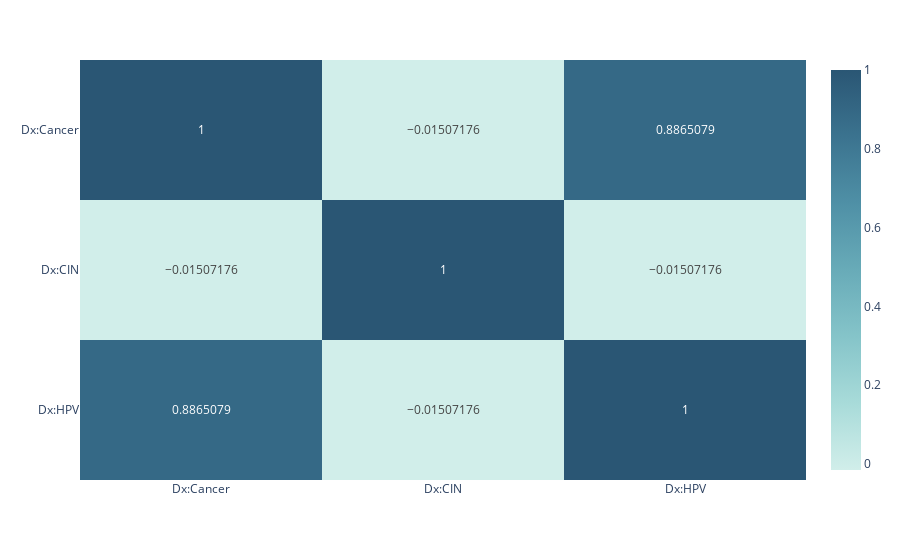

Write notebook code for a chart like this one.
### Markdown cell above
### CORRELATION OF DIAGNOSIS

### Code cell
diagnoses_cols = ['Dx:Cancer',
                  'Dx:CIN',
                  'Dx:HPV']
diagnoses_corr_matrix = cancer_df[diagnoses_cols].corr()
# print(diagnoses_corr_matrix)
diagnoses_heatmap = px.imshow(diagnoses_corr_matrix, aspect="auto", color_continuous_scale="teal", text_auto=True)
diagnoses_heatmap.show()

### Figure 1 — Plotly figure (JSON) as saved in the notebook; plotly's stock layout.template omitted (floating-point values rounded to 4 significant figures)
{"data": [{"coloraxis": "coloraxis", "hovertemplate": "x: %{x}<br>y: %{y}<br>color: %{z}<extra></extra>", "name": "0", "texttemplate": "%{z}", "type": "heatmap", "x": ["Dx:Cancer", "Dx:CIN", "Dx:HPV"], "xaxis": "x", "y": ["Dx:Cancer", "Dx:CIN", "Dx:HPV"], "yaxis": "y", "z": [[1, -0.01507, 0.8865], [-0.01507, 1, -0.01507], [0.8865, -0.01507, 1]]}], "layout": {"autosize": true, "coloraxis": {"colorscale": [[0, "rgb(209, 238, 234)"], [0.1667, "rgb(168, 219, 217)"], [0.3333, "rgb(133, 196, 201)"], [0.5, "rgb(104, 171, 184)"], [0.6667, "rgb(79, 144, 166)"], [0.8333, "rgb(59, 115, 143)"], [1, "rgb(42, 86, 116)"]]}, "margin": {"t": 60}, "xaxis": {"anchor": "y", "autorange": true, "domain": [0, 1], "range": [-0.5, 2.5], "type": "category"}, "yaxis": {"anchor": "x", "autorange": true, "domain": [0, 1], "range": [2.5, -0.5], "type": "category"}}}
